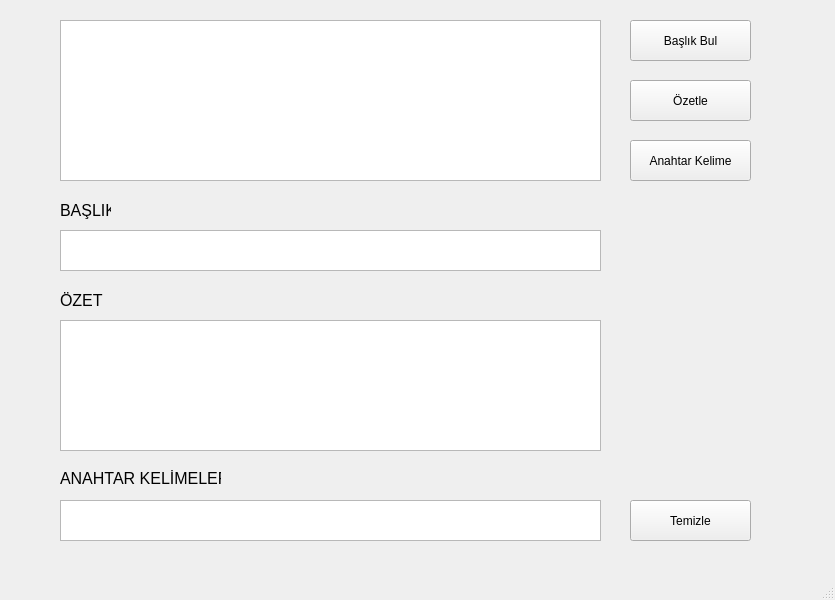
<?xml version="1.0" encoding="UTF-8"?>
<ui version="4.0">
 <class>MainWindow</class>
 <widget class="QMainWindow" name="MainWindow">
  <property name="geometry">
   <rect>
    <x>0</x>
    <y>0</y>
    <width>835</width>
    <height>600</height>
   </rect>
  </property>
  <property name="windowTitle">
   <string>MainWindow</string>
  </property>
  <widget class="QWidget" name="centralwidget">
   <widget class="QPushButton" name="BaslikButon">
    <property name="geometry">
     <rect>
      <x>630</x>
      <y>20</y>
      <width>121</width>
      <height>41</height>
     </rect>
    </property>
    <property name="text">
     <string>Başlık Bul</string>
    </property>
   </widget>
   <widget class="QPushButton" name="OzetleButon">
    <property name="geometry">
     <rect>
      <x>630</x>
      <y>80</y>
      <width>121</width>
      <height>41</height>
     </rect>
    </property>
    <property name="text">
     <string>Özetle</string>
    </property>
   </widget>
   <widget class="QPushButton" name="AnahtarButon">
    <property name="geometry">
     <rect>
      <x>630</x>
      <y>140</y>
      <width>121</width>
      <height>41</height>
     </rect>
    </property>
    <property name="text">
     <string>Anahtar Kelime</string>
    </property>
   </widget>
   <widget class="QPlainTextEdit" name="TextEdit">
    <property name="geometry">
     <rect>
      <x>60</x>
      <y>20</y>
      <width>541</width>
      <height>161</height>
     </rect>
    </property>
   </widget>
   <widget class="QLabel" name="label">
    <property name="geometry">
     <rect>
      <x>60</x>
      <y>200</y>
      <width>51</width>
      <height>20</height>
     </rect>
    </property>
    <property name="font">
     <font>
      <pointsize>12</pointsize>
     </font>
    </property>
    <property name="text">
     <string>BAŞLIK</string>
    </property>
   </widget>
   <widget class="QLabel" name="label_2">
    <property name="geometry">
     <rect>
      <x>60</x>
      <y>290</y>
      <width>47</width>
      <height>20</height>
     </rect>
    </property>
    <property name="font">
     <font>
      <pointsize>12</pointsize>
     </font>
    </property>
    <property name="text">
     <string>ÖZET</string>
    </property>
   </widget>
   <widget class="QLabel" name="label_3">
    <property name="geometry">
     <rect>
      <x>60</x>
      <y>470</y>
      <width>161</width>
      <height>16</height>
     </rect>
    </property>
    <property name="font">
     <font>
      <pointsize>12</pointsize>
     </font>
    </property>
    <property name="text">
     <string>ANAHTAR KELİMELER</string>
    </property>
   </widget>
   <widget class="QTextBrowser" name="Baslik">
    <property name="geometry">
     <rect>
      <x>60</x>
      <y>230</y>
      <width>541</width>
      <height>41</height>
     </rect>
    </property>
   </widget>
   <widget class="QTextBrowser" name="Ozet">
    <property name="geometry">
     <rect>
      <x>60</x>
      <y>320</y>
      <width>541</width>
      <height>131</height>
     </rect>
    </property>
   </widget>
   <widget class="QTextBrowser" name="Anahtar">
    <property name="geometry">
     <rect>
      <x>60</x>
      <y>500</y>
      <width>541</width>
      <height>41</height>
     </rect>
    </property>
   </widget>
   <widget class="QPushButton" name="TemizleButon">
    <property name="geometry">
     <rect>
      <x>630</x>
      <y>500</y>
      <width>121</width>
      <height>41</height>
     </rect>
    </property>
    <property name="text">
     <string>Temizle</string>
    </property>
   </widget>
  </widget>
  <widget class="QMenuBar" name="menubar">
   <property name="geometry">
    <rect>
     <x>0</x>
     <y>0</y>
     <width>835</width>
     <height>21</height>
    </rect>
   </property>
  </widget>
  <widget class="QStatusBar" name="statusbar"/>
 </widget>
 <resources/>
 <connections>
  <connection>
   <sender>TemizleButon</sender>
   <signal>clicked()</signal>
   <receiver>MainWindow</receiver>
   <slot>temizle()</slot>
   <hints>
    <hint type="sourcelabel">
     <x>707</x>
     <y>540</y>
    </hint>
    <hint type="destinationlabel">
     <x>748</x>
     <y>351</y>
    </hint>
   </hints>
  </connection>
  <connection>
   <sender>AnahtarButon</sender>
   <signal>clicked()</signal>
   <receiver>MainWindow</receiver>
   <slot>anahtar_degistir()</slot>
   <hints>
    <hint type="sourcelabel">
     <x>695</x>
     <y>182</y>
    </hint>
    <hint type="destinationlabel">
     <x>763</x>
     <y>210</y>
    </hint>
   </hints>
  </connection>
  <connection>
   <sender>BaslikButon</sender>
   <signal>clicked()</signal>
   <receiver>MainWindow</receiver>
   <slot>baslik_degistir()</slot>
   <hints>
    <hint type="sourcelabel">
     <x>676</x>
     <y>71</y>
    </hint>
    <hint type="destinationlabel">
     <x>741</x>
     <y>41</y>
    </hint>
   </hints>
  </connection>
  <connection>
   <sender>OzetleButon</sender>
   <signal>clicked()</signal>
   <receiver>MainWindow</receiver>
   <slot>ozet_degistir()</slot>
   <hints>
    <hint type="sourcelabel">
     <x>699</x>
     <y>131</y>
    </hint>
    <hint type="destinationlabel">
     <x>778</x>
     <y>115</y>
    </hint>
   </hints>
  </connection>
 </connections>
 <slots>
  <slot>baslik_degistir()</slot>
  <slot>ozet_degistir()</slot>
  <slot>anahtar_degistir()</slot>
  <slot>temizle()</slot>
  <slot>cikis()</slot>
 </slots>
</ui>
